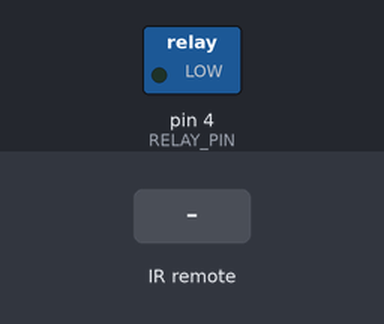
The sketch below on a simulated Arduino Uno, built with avr-gcc and run on an emulated ATmega328P. On the bench: switched loads named in the sketch (green lamp = pin HIGH). The inputs (shaded band) are chosen by the test bench. What the sketch prints to the serial monitor is not drawn.

Above: at 1.2 s.
1.3 s: infrared code 0xFFA857 received
At 1.9 s:
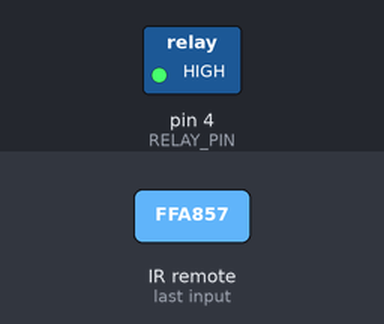
2.8 s: infrared code 0xFFE01F received
At 3.1 s:
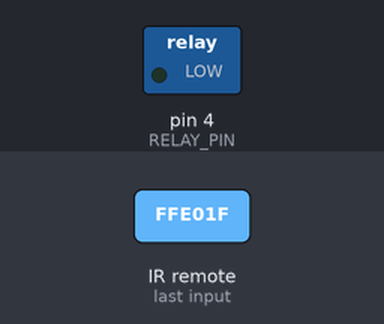
Timing chart, 0 to 5.8 s (numbered marks = the images above; inputs shaded):
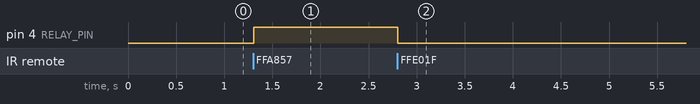

The sketch:

ArduinoIR_Relay.ino
```cpp
/*
 * IR 接線方式(凸面朝自己)
 * 左:D7
 * 中:GND
 * 右:5V
 *
 */
#include <IRremote.h>

#define IR_RECV_PIN 7
#define RELAY_PIN 4

//IR 設備宣告
IRrecv irrecv(IR_RECV_PIN);

//IR 解碼資訊
decode_results results;

void setup() {
  Serial.begin(9600);
  delay(2);
  pinMode(RELAY_PIN , OUTPUT);
  Serial.println("Enable IR");
  irrecv.enableIRIn(); //啟動IR 接收
  Serial.println("Enable 接收");

}

void loop() {
  //將IR 所收到的內容進行解碼(&變數記憶體位置)
  if(irrecv.decode(&results)){
    //Serial.println(results.value , HEX); //HEX 16進位 DEC 10進位
    switch(results.value){
      case 0xFFA857: //按下+
        digitalWrite(RELAY_PIN,HIGH);
        break;
      case 0xFFE01F: //按下-
        digitalWrite(RELAY_PIN,LOW);
        break;
    }
    irrecv.resume(); //恢復 IR 狀態 讓IR能繼續接收下一個訊號
  }
  delay(100);

}
```

Measured:
- after the input at 1.3 s, pin 4 (RELAY_PIN): LOW → HIGH at once
- after the input at 2.8 s, pin 4 (RELAY_PIN): HIGH → LOW at once
